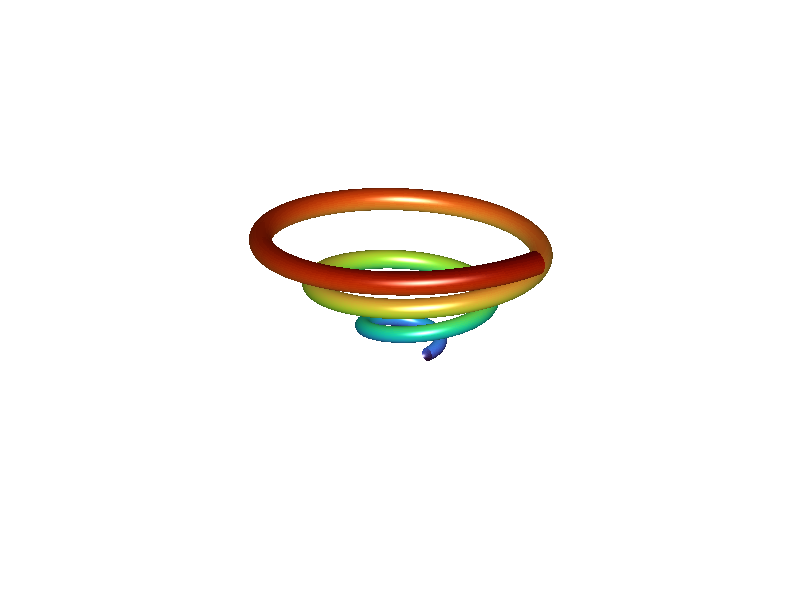

This chart was generated by the following MATLAB code:
% 打开本文件并点击 Run。可修改下方采样量、参数或颜色。
% Open this script and click Run. No extra data or toolbox is required.

[u, v] = meshgrid( ...
    linspace(0, 6*pi, 500), ...
    linspace(0, 2*pi, 100));

a = 0.18;
b = 0.12;

R = 0.4 + a*u;
r = 0.15 + b*u/(6*pi);

X = R .* cos(u) ...
    + r .* cos(v).*cos(u);

Y = R .* sin(u) ...
    + r .* cos(v).*sin(u);

Z = 0.16*u + r.*sin(v);

C = u + 2*sin(v);

figure('Color', [0.02 0.02 0.025]);

surf(X, Y, Z, C, ...
    'EdgeColor', 'none');

axis equal;
axis off;

colormap(turbo);

view(45, 20);

camlight headlight;
lighting gouraud;

title('Parametric Seashell', ...
    'Color', 'w', ...
    'FontSize', 18);
